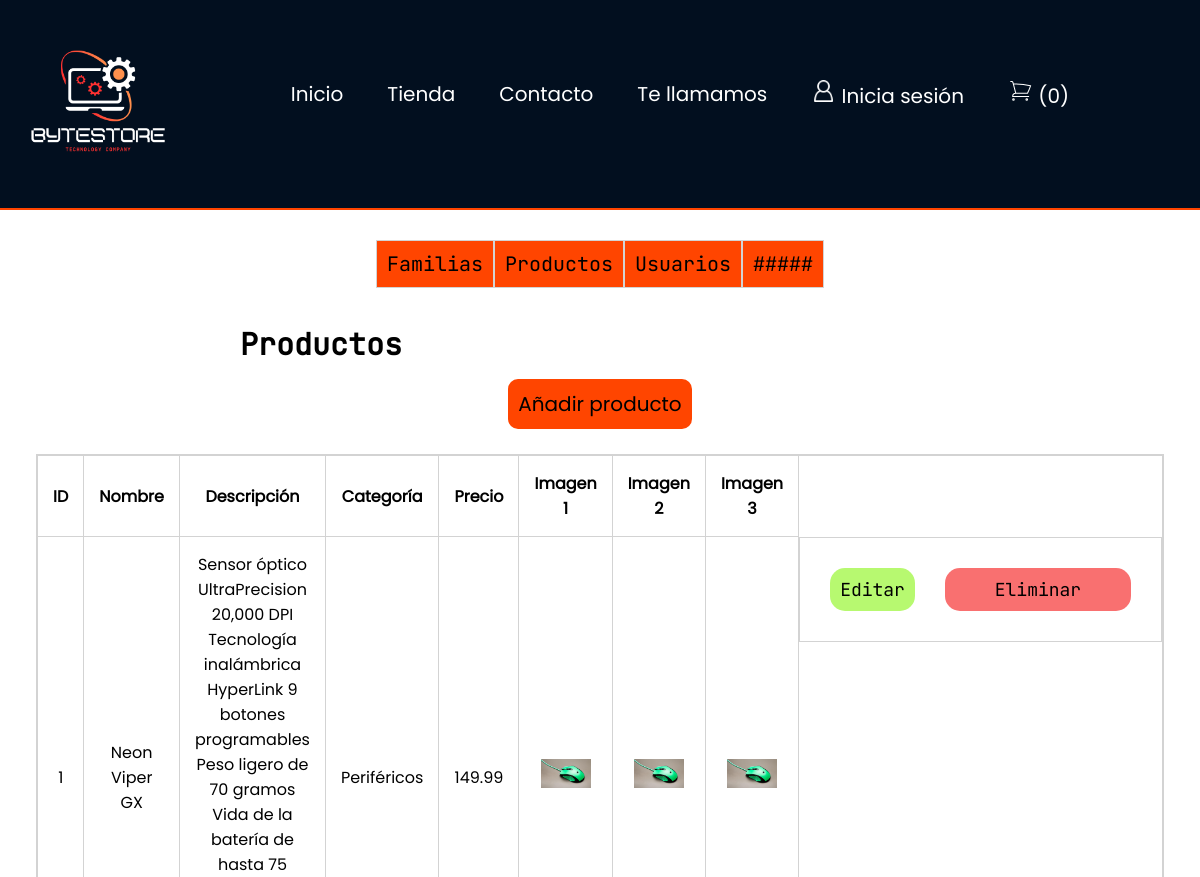
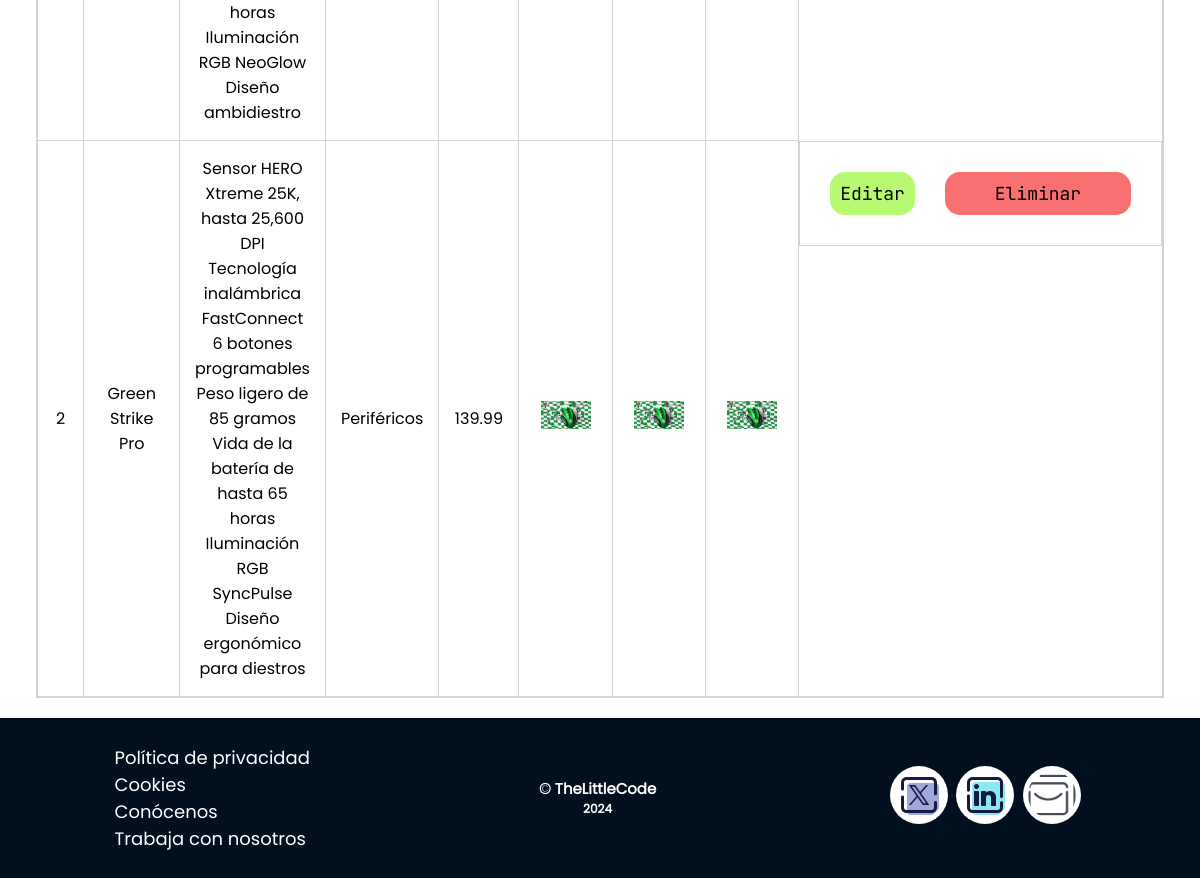
/panel_control/productos/index.php, run on the app's committed database (2 pictures, top to bottom).
### tables this page shows
CREATE TABLE `productos` (
  `idId` int(11) NOT NULL,
  `Nombre` varchar(25) DEFAULT NULL,
  `Descripccion` varchar(255) DEFAULT NULL,
  `familias_id` int(11) NOT NULL,
  `Precio` double DEFAULT NULL,
  `Imagen1` varchar(255) DEFAULT NULL,
  `Imagen2` varchar(255) DEFAULT NULL,
  `Imagen3` varchar(255) DEFAULT NULL
);

### panel_control/productos/index.php (the view, shortened to what this page needs)
<?php
include ('../../bd.php');
include ('../../templates/header.php');
?>
<?php
$sentencia = $conexion->prepare("SELECT * ,(SELECT name FROM familias WHERE familias.id = productos.familias_id LIMIT 1)AS Categoría FROM productos");
$sentencia->execute();
$lista_productos = $sentencia->fetchAll(PDO::FETCH_ASSOC);
?>
<div class="second-menu">
    <div class="second-nav">
        <ul class="second-menu">
            <li><a href="../familias/index.php" class="btn-secondMenu">Familias</a></li>
            <li><a href="index.php" class="btn-secondMenu">Productos</a></li>
            <li><a href="../usuarios//index.php" class="btn-secondMenu">Usuarios</a></li>
            <li><a href="#" class="btn-secondMenu">#####</a></li>
        </ul>
    </div>
</div>
<h4>Productos</h4>
<section class="main-Tablas">
    <div class="card-table">
        <div class="card-header">
            <a href="crear.php" class="btn-primary">
                Añadir producto
            </a>
        </div>
        <div class="card-body">
            <div class="main-table">
                <table class="table">
                    <thead>
                        <tr>
                            <th>ID</th>
                            <th>Nombre</th>
                            <th>Descripción</th>
                            <th>Categoría</th>
                            <th>Precio</th>
                            <th>Imagen 1</th>
                            <th>Imagen 2</th>
                            <th>Imagen 3</th>
                        </tr>
                    </thead>
                    <tbody>
                        <?php
                        foreach ($lista_productos as $registro) {
                            ?>
                            <tr>
                                <td> <?php echo $registro['idId']; ?> </td>
                                <td> <?php echo $registro['Nombre']; ?> </td>
                                <td> <?php echo $registro['Descripccion']; ?> </td>
                                <td> <?php echo $registro['Categoría']; ?> </td>
                                <td> <?php echo $registro['Precio']; ?> </td>
                                <td>
                                    <img width="50"
                                        src="<?php echo $url_base; ?>/assets/img/productos/<?php echo $registro['Imagen1']; ?>"
                                        alt="Imagen-producto1">
                                <td>
                                    <img width="50"
                                        src="<?php echo $url_base; ?>/assets/img/productos/<?php echo $registro['Imagen2']; ?>"
                                        alt="Imagen-producto2">
                                </td>
                                <td>
                                    <img width="50"
                                        src="<?php echo $url_base; ?>/assets/img/productos/<?php echo $registro['Imagen3']; ?>"
                                        alt="Imagen-producto3">
                                </td>
                                <td class="tdAcciones">
                                    <a class="btn-info" href="editar.php?txtID=<?php echo $registro['idId']; ?>">Editar</a>
                                    <a class="btn-danger"
                                        href="index.php?txtID=<?php echo $registro['idId']; ?>">Eliminar</a>
                                </td>
                            </tr>
                        <?php } ?>
                    </tbody>
                </table>
            </div>
        </div>
</section>
<?php
include ('../../templates/footer.php');
?>

### assets/css/index.css (style rules this page uses)
* { margin: 0px; padding: 0px; font-family: 'Poppins'; }

### assets/css/tienda.css (style rules this page uses)
* { margin: 0px; padding: 0px; }

### assets/css/indexTablas.css (style rules this page uses)
h4 { font-family: 'JetBrains'; font-size: 30px; margin-top: 3%; margin-left: 20%; }
.main-Tablas { position: relative; min-height: 100vh; z-index: 2; text-align: center; margin: 0 auto; }
.second-menu { display: flex; align-items: center; justify-content: center; margin-top: 15px; }
.second-menu li { list-style: none; }
.btn-secondMenu { display: block; padding: 10px; color: black; background-color: orangered; font-family: 'JetBrains'; font-size: 20px; text-decoration: none; list-style: none; border: 1px solid lightgray; }
.btn-primary { max-width: 175px; display: block; border-radius: 10px; padding: 10px; color: black; font-size: 20px; background-color: orangered; text-align: center; text-decoration: none; margin-bottom: 10px; }
.table { border: 2px solid lightgray; border-collapse: collapse; max-width: 90%; margin: 0 auto; }
.table th, .table td { border: 1px solid lightgray; padding: 15px; }
.card-table { display: flex; flex-direction: column; align-items: center; }
.card-header { text-align: center; padding: 15px; }
.tdAcciones { display: flex; }
.btn-info { margin: 15px; padding: 10px; color: black; font-family: 'JetBrains'; font-size: 18px; background-color: rgb(183, 249, 112); border: none; border-radius: 15px; cursor: pointer; text-decoration: none; }
.btn-danger { width: 100px; padding: 10px; color: black; font-family: 'JetBrains'; font-size: 18px; background-color: rgb(255, 179, 0); border: none; border-radius: 15px; cursor: pointer; text-decoration: none; }

### assets/css/crearTablas.css (style rules this page uses)
.btn-danger { min-width: 166px; margin: 15px; padding: 10px; color: black; font-family: 'JetBrains'; font-size: 18px; background-color: rgb(249, 112, 112); border: none; border-radius: 15px; cursor: pointer; text-decoration: none; }

### data on the page
productos: idId "1", Nombre "Neon Viper GX", Descripccion "Sensor óptico UltraPrecision 20,000 DPI Tecnología inalámbrica HyperLink 9 botones programables Peso ligero de 70 gramos Vida de la batería de hasta 75 horas Iluminación RGB NeoGlow Diseño ambidiestro", Categoría "Periféricos", Precio "149.99", Imagen1 (picture), Imagen2 (picture), Imagen3 (picture)
productos: idId "2", Nombre "Green Strike Pro", Descripccion "Sensor HERO Xtreme 25K, hasta 25,600 DPI Tecnología inalámbrica FastConnect 6 botones programables Peso ligero de 85 gramos Vida de la batería de hasta 65 horas Iluminación RGB SyncPulse Diseño ergonómico para diestros", Categoría "Periféricos", Precio "139.99", Imagen1 (picture), Imagen2 (picture), Imagen3 (picture)
